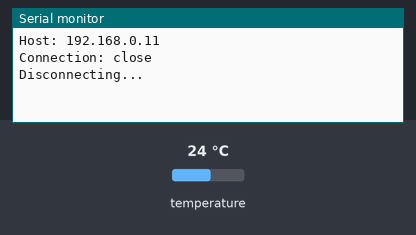
Bench run of a sketch on a simulated ESP32. On the bench: the last lines printed to the serial monitor. The inputs (shaded band) are chosen by the test bench; at power-on: temperature 24 °C. WiFi joins after 1.5 s; servers stay silent unless stated; uploads are accepted with an empty reply.

Above: at 2.7 s.
2.8 s: temperature set to 12 °C
At 5.46 s:
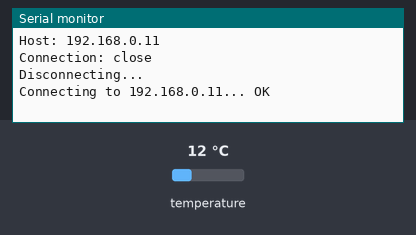
6.8 s: temperature set to 19 °C
At 8.64 s:
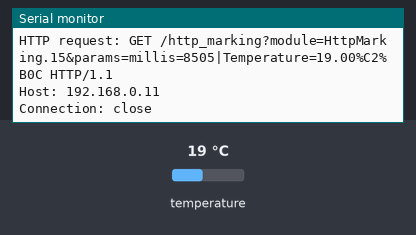
Timing chart, 0 to 10.1 s (numbered marks = the images above; inputs shaded):
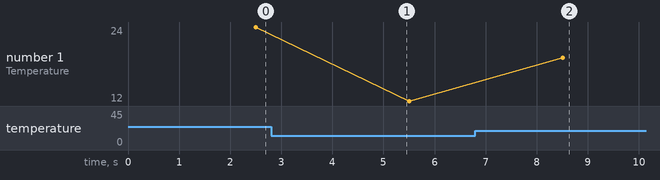

Measured:
- after the input at 6.8 s, the serial monitor: prints a new line after 1.7 s (image 2)
- plotted number 1: 24 → 12 after the input at 2.8 s, 12 → 19 after the input at 6.8 s

The sketch:

xeoma_http_marking_esp.ino
```cpp
#include <WiFi.h>
#include <OneWire.h>
#include <DallasTemperature.h>
const uint32_t serialSpeed                 = 115200;
const uint32_t defaultPostInterval         = 3000;
const char ssid[]                          = "your-ssid";
const char password[]                      = "your-pass";
const char xeomaServerHost[]               = "192.168.0.11";
//const char xeomaServerHost[]             = "xeoma.private.local";
const uint16_t xeomaServerPort             = 10090;
//#define XEOMA_MARKING_USE_SECURITY
#if defined(XEOMA_MARKING_USE_SECURITY)
const char httpMarkCommand[]                 = "GET /http_marking?login=%s&password=%s&module=HttpMarking.%d&params=millis=%lu|Temperature=%.2f%%C2%%B0C HTTP/1.1\r\nHost: %s\r\nConnection: close\r\n\r\n";
#else
const char httpMarkCommand[]                 = "GET /http_marking?module=HttpMarking.%d&params=millis=%lu|Temperature=%.2f%%C2%%B0C HTTP/1.1\r\nHost: %s\r\nConnection: close\r\n\r\n";
#endif
const uint8_t httpMarkModuleId               = 15;
const char httpMarkModuleLogin[]             = "username";
const char httpMarkModulePassword[]          = "userpass";
const uint8_t oneWireBusPin                  = 16;
OneWire oneWire(oneWireBusPin);
DallasTemperature sensor(&oneWire);
DeviceAddress insideThermometer;
WiFiClient client;
bool initSensor() {
  sensor.begin();
  return sensor.getAddress(insideThermometer, 0);
}
float readSensor() {
  sensor.requestTemperatures();
  return sensor.getTempC(insideThermometer);
}
void setup() {
  Serial.begin(115200);
  delay(10);

  Serial.print("Connecting to "); Serial.print(ssid); WiFi.begin(ssid, password);
  while (WiFi.status() != WL_CONNECTED) {
    delay(500);
    Serial.print(".");
  }
  Serial.println("connected");
  Serial.print(F("IP: ")); Serial.println(WiFi.localIP());
  Serial.println(F("Initialize sensor"));
  if (!initSensor()) {
    Serial.println(F("Sensor fail, processing stopped")); Serial.println();
    while (true);
  }
}
void loop() {
  static uint32_t prevPostTime, postInterval;
  if (!client.connected()) {
    if (millis() - prevPostTime >= postInterval) {
      postInterval = defaultPostInterval;
      prevPostTime = millis();
      float temperature = readSensor();
      Serial.print(F("Connecting to ")); Serial.print(xeomaServerHost); Serial.print(F("..."));
      if (client.connect(xeomaServerHost, xeomaServerPort)) {
        char buffer[200];
        Serial.println(F(" OK"));
#if defined(XEOMA_MARKING_USE_SECURITY)
        snprintf(buffer, sizeof(buffer), httpMarkCommand, httpMarkModuleLogin, httpMarkModulePassword, httpMarkModuleId, millis(), temperature, xeomaServerHost);
#else
        snprintf(buffer, sizeof(buffer), httpMarkCommand, httpMarkModuleId, millis(), temperature, xeomaServerHost);
#endif
        Serial.print(F("HTTP request: ")); Serial.println(buffer);
        client.print(buffer);
      } else {
        Serial.println(F(" Fail"));
      }
    }
  } else {
    if (client.available() > 0) {
      char c = client.read();
      //Serial.write(c);
      if (!client.connected()) {
        Serial.println(F("\nDisconnecting...\n"));
        client.stop();
        delay(5);
      }
    }
  }
}
```
